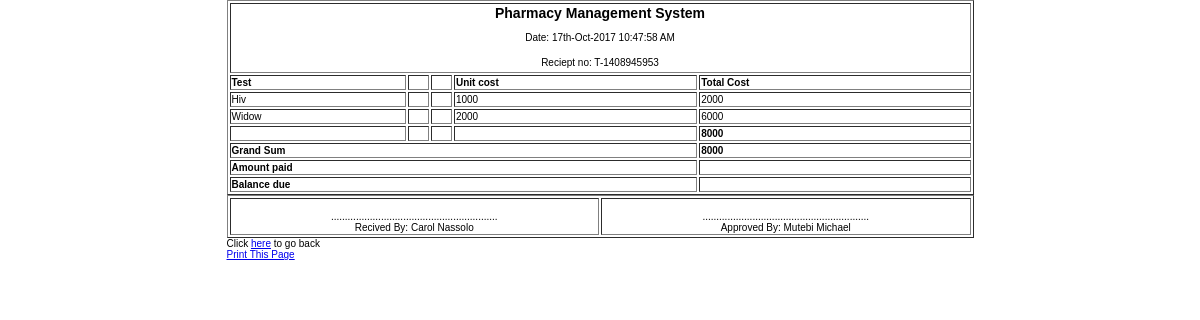
Screenshot of /reciept_tests.php?transaction_no=T-1408945953 (signed in) with the database file from the repository.
### tables this page shows
CREATE TABLE IF NOT EXISTS `test_sales` (
  `id` int(11) NOT NULL AUTO_INCREMENT,
  `transaction_no` varchar(20) NOT NULL,
  `test` varchar(50) NOT NULL,
  `unit_cost` int(11) NOT NULL,
  `quantity` int(11) NOT NULL,
  `datetime` datetime NOT NULL,
  `client_id` int(11) NOT NULL,
  `client_name` varchar(50) NOT NULL,
  `staff_id` int(11) NOT NULL,
  `staff_name` varchar(50) NOT NULL,
  PRIMARY KEY (`id`)
);

### reciept_tests.php (the view, shortened to what this page needs)
<?php require_once("includes/functions.php");?>
<?php
if(isset($_GET['transaction_no'])){
	$transaction_no = $_GET['transaction_no'];
}
$query = "SELECT * FROM test_sales WHERE transaction_no = '".$transaction_no."'";
$test_result = mysql_query($query, $connection);
$sql = "SELECT * FROM credit WHERE transaction_no = '".$transaction_no."'";
$result_credit = mysql_query($sql, $connection);
?>
<!DOCTYPE html PUBLIC "-//W3C//DTD XHTML 1.0 Transitional//EN" "http://www.w3.org/TR/xhtml1/DTD/xhtml1-transitional.dtd">
<html xmlns="http://www.w3.org/1999/xhtml">
<head>
</head>
<body>
<div id="outerwrapper">
<div id="slip">
<table width="747" border="1">
  <tr>
    <td colspan="5" align="center"><span class="text">Pharmacy Management System</span><br />
      <br />
      Date: <?php echo date("jS-M-Y h:i:s A");?><br />
      <br />
      <table width="200" border="0">
        <tr>
          <td align="center">Reciept no: <?php echo $transaction_no;?></td>
        </tr>
      </table></td>
    </tr>
   <tr>
    <td><strong>Test</strong></td>
    <td><strong></strong></td>
    <td><strong></strong></td>
    <td><strong>Unit cost</strong></td>
    <td><strong>Total Cost</strong></td>
  </tr>
   <?php
   $sum = 0;
   while($tests = mysql_fetch_array($test_result)){
	$test = $tests['test'];
	$unit_cost = $tests['unit_cost'];
	$quantity = $tests['quantity'];
	$client_name = $tests['client_name'];
	$staff_name = $tests['staff_name'];
	$total = $unit_cost*$quantity;
   echo "
   <tr>
    <td>".$test."</td>
    <td></td>
    <td></td>
     <td>".$unit_cost."</td>
    <td>".$total."</td>
  </tr>";
  $sum = $sum+$total;
   }
   $grand_sum = $grand_sum+$sum;
  ?>
  <tr>
    <td><strong></strong></td>
    <td><strong></strong></td>
    <td><strong></strong></td>
    <td><strong></strong></td>
    <td><strong><?php echo $sum;?></strong></td>
  </tr>
  <?php
  $credit = mysql_fetch_array($result_credit)
  ?>
   <tr>
    <td colspan="4"><strong>Grand Sum</strong></td>
    <td><strong><?php echo $grand_sum;?></strong></td>
  </tr>
   <tr>
    <td colspan="4"><strong>Amount paid</strong></td>
    <td><strong><?php echo $credit['amount_paid'];?></strong></td>
  </tr>
   <tr>
    <td colspan="4"><strong>Balance due</strong></td>
    <td><strong><?php echo $credit['balance'];?></strong></td>
  </tr>
</table>
<table width="747" border="1" align="center">
  <tr>
    <td align="center"><br />
      ............................................................<br />
      Recived By: <?php echo $client_name;?></td>
    <td align="center"><br />
      ............................................................<br />
      Approved By: <?php echo $staff_name;?></td>
  </tr>
  </table>
Click <a href="sale.php?new_sale=true">here</a> to go back<br />
<a href="javascript:self.print()">Print This Page</a> <br />
</div>
</div>
</body>
</html>

### reciept_tests.php (style rules this page uses)
body, html { margin:0; padding:0; font-family:"Lucida Sans Unicode", "Lucida Grande", sans-serif; font-size:11px; background-color:#fff; }
#outerwrapper { width:800px; height:auto; margin:auto; }
#slip { width:747px; height:auto; margin:auto; font-size: x-small; }
.text { font-size:14px; font-family:Tahoma, Geneva, sans-serif; font-weight:bold; }

### rows the page displays
test_sales: test "Hiv", unit_cost "1000", total "2000"
test_sales: test "Widow", unit_cost "2000", total "6000", client_name "Carol Nassolo", staff_name "Mutebi Michael"

### other values shown
$transaction_no "T-1408945953"
$sum "8000"
$grand_sum "8000"
